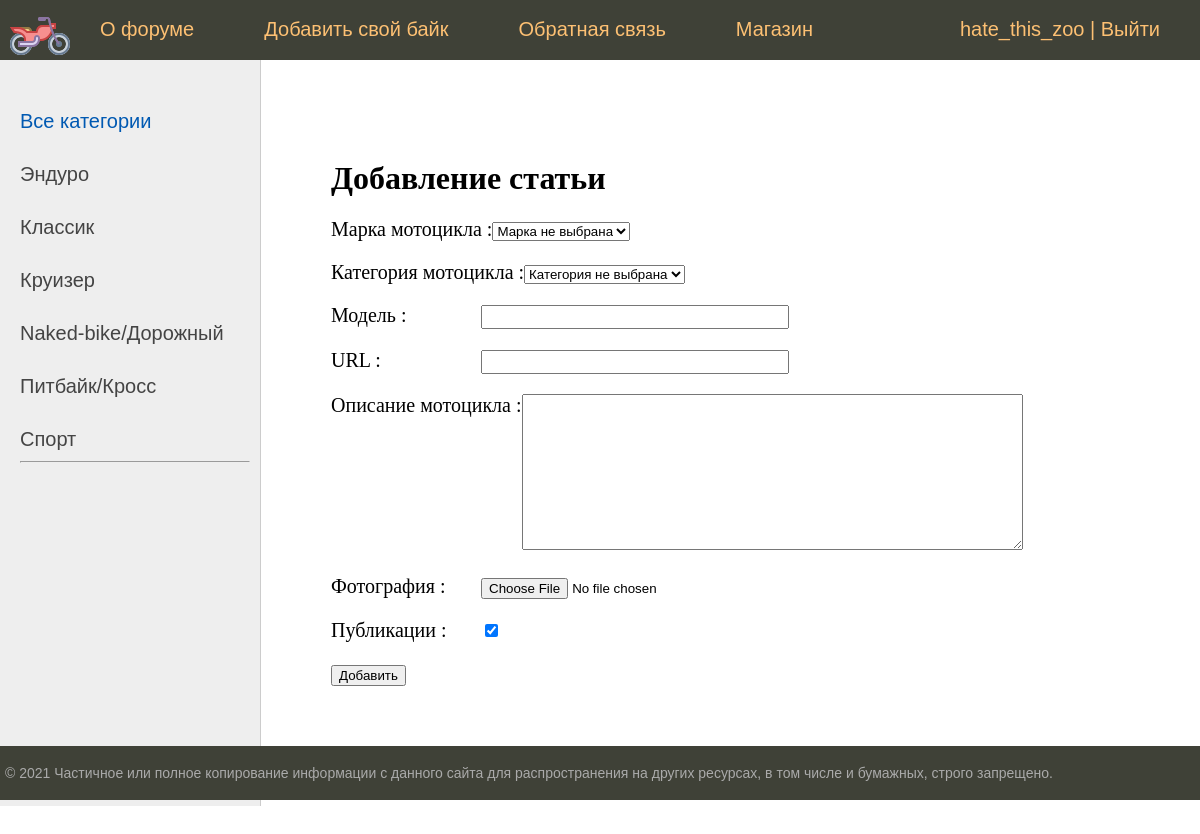
The page /addbike/ (signed in) on the database its author committed.
### moto_forum/models.py (models this page shows)
class Category(models.Model):
    name = models.CharField(max_length=255, verbose_name='Категория')
    slug = models.SlugField(max_length=255, unique=True, db_index=True, verbose_name='URl')
    def __str__(self):
        return self.name
    def get_absolute_url(self):
        return reverse('category', kwargs={'cat_slug': self.slug})
    class Meta:
        verbose_name = 'Категория мотоцикла'
        verbose_name_plural = 'Категории мотоциклов'
        ordering = ['id']

### moto_forum/views.py (the view)
# urls.py: path('addbike/', AddBike.as_view(), name='add_bike'),
class AddBike(LoginRequiredMixin, DataMixin, CreateView):
    form_class = AddPostForm
    template_name = 'moto_forum/addbike.html'
    success_url = reverse_lazy('home')
    login_url = reverse_lazy('home')
    def get_context_data(self, *, object_list=None, **kwargs):
        context = super().get_context_data(**kwargs)
        c_def = self.get_user_context(title='Добавление статьи')
        return dict(list(context.items()) + list(c_def.items()))

### moto_forum/forms.py (shortened to what this page needs)
class AddPostForm(forms.ModelForm):
    def __init__(self, *args, **kwargs):
        super().__init__(*args, **kwargs)
        self.fields['category'].empty_label = 'Категория не выбрана'
        self.fields['brand'].empty_label = 'Марка не выбрана'
    class Meta:
        model = Motorcycle
        fields = ['brand', 'category', 'model', 'slug', 'content', 'photo', 'is_published']  # '__all__'
        widgets = {
            'model': forms.TextInput(attrs={'class': 'form-input'}),
            'slug': forms.TextInput(attrs={'class': 'form-input'}),
            'content': forms.Textarea(attrs={'cols': 60, 'rows': 10}),
        }

### moto_forum/models.py (called while the page is built)
    def __str__(self):
        return self.name

### moto_forum/utils.py (called while the page is built)
    def get_user_context(self, **kwargs):
        context = kwargs
        cats = Category.objects.annotate(Count('motorcycle'))
        user_menu = menu.copy()
        if not self.request.user.is_authenticated:
            user_menu.pop(1)
        context['menu'] = user_menu
        context['cats'] = cats
        if 'cat_selected' not in context:
            context['cat_selected'] = 0
        return context

### moto_forum/templates/moto_forum/addbike.html (shortened to what this page needs)
{% extends 'moto_forum/base.html' %}
{% block content %}
<h1>{{ title }}</h1>
<form action="{% url 'add_bike' %}" method="post" enctype="multipart/form-data">
    {% for f in form %}
        <p><label class="form-label" for="{{ f.id_for_label }}">{{ f.label }} :</label>{{ f }}</p>
    {% endfor %}
    <button type="submit">Добавить</button>
{% endblock %}

### moto_forum/templates/moto_forum/base.html (shortened to what this page needs)
{% load static %}
{% load moto_forum_tags %}
<!DOCTYPE html>
<html>
<head>
	<link type="text/css" href="{% static 'moto_forum/css/styles.css' %}" rel="stylesheet" />
</head>
<body>
<table class="table-page" border=0 cellpadding="0" cellspacing="0">
<tr><td valign=top>
{% block mainmenu %}
		<div class="header">
			<ul id="mainmenu" class="mainmenu">
			<li class="logo"><a href="{% url 'home' %}"><div class="logo"></div></a></li>
			{% for m in menu %}
				<li><a href="{% url m.url_name %}">{{m.title}}</a></li>
			{% endfor %}
			{% if request.user.is_authenticated %}
				<li class="last">{{ user.username }} | <a href="{% url 'auth_app:logout' %}">Выйти</a></li>
			{% else %}
				<li class="last"><a href="{% url 'auth_app:register' %}">Регистрация</a> | <a href="{% url 'auth_app:login' %}">Войти</a></li>
			{% endif %}
			</ul>
		</div>
{% endblock mainmenu %}
<table class="table-content" border=0 cellpadding="0" cellspacing="0">
<tr>
	<td valign="top" class="left-chapters">
	<ul id="leftchapters">
{% if cat_selected == 0 %}
		<li class="selected">Все категории</li>
{% else %}
		<li><a href="{% url 'home' %}">Все категории</a></li>
{% endif %}
	{% for c in cats %}
	{% if c.motorcycle__count > 0 %}
		{% if c.pk == cat_selected %}
			<li class="selected">{{ c.name }}</li>
		{% else %}
			<li><a href="{{ c.get_absolute_url }}">{{ c.name }}</a> </li>
		{% endif %}
	{% endif %}
	{% endfor %}
		<hr>
	</ul>
</td>
<td valign="top" class="content">
	<div class="content-text">
{% block content %}
{% endblock %}
	</div>
</td></tr></table>
</td></tr>
<tr><td valign=top>
	<div id="footer">
		<p>&copy; 2021 Частичное или полное копирование информации с данного сайта для распространения на других ресурсах, в том числе и бумажных, строго запрещено.</p>
	</div>
</td></tr></table>
</body>
</html>

### moto_forum/static/moto_forum/css/styles.css (style rules this page uses)
html, body { font-family: 'Arial'; margin: 0; padding: 0; height: 100%; width: 100%; color: #444; }
a { color: #0059b2; text-decoration: none; }
.table-page { width: 100%; height: 100%; vertical-align: top; }
.table-page tr { height: 100%; }
.header { background: #3F4137; height: 60px; }
.logo { background: url('../images/motor.png') no-repeat 10px 5px; width: 70px; height: 60px; }
ul.mainmenu { list-style: none; margin: 0; padding: 0; height: 60px; color: #fdc073; font-size: 20px; overflow: hidden; }
ul.mainmenu li { float: left; margin: 18px 40px 0 30px; }
ul.mainmenu li.logo { margin: 0; }
ul.mainmenu li.last { float: right; }
ul.mainmenu li a { color: #fdc073; text-decoration: none; }
.table-content { width: 100%; min-height: 100%; height: 100%; }
.left-chapters { margin: 0; background: #eee; border-right: 1px solid #ccc; min-height: 100%; }
.left-chapters ul { width: 230px; min-height: 100%; margin: 0; padding: 20px 10px 10px 20px; list-style: none; font-size: 20px; }
.left-chapters ul li { margin: 30px 0 0 0; color: #999; }
.left-chapters ul li.selected { color: #0059b2; }
.left-chapters ul li a { color: #444; text-decoration: none; }
.content { padding: 40px 20px 20px 40px; width: 100%; box-sizing: border-box; }
.content-text { margin: 60px 0 0 30px; color: #000; font-size: 20px; font-family: Yandex Sans Display Light; }
.content-text h1 { font-size: 32px; }
#footer { box-sizing: border-box; background: #3F4137; padding: 5px; color: #aaa; font-size: 14px; font-family: Verdana, Geneva, Arial, Helvetica; text-align: left; overflow: hidden; }
.form-input { width: 300px; font-size: 16px; }
.form-label { display: inline-block; min-width: 150px; vertical-align: top; }

### rows shown on the page
Category: name "Эндуро"
Category: name "Классик"
Category: name "Круизер"
Category: name "Naked-bike/Дорожный"
Category: name "Питбайк/Кросс"
Category: name "Спорт"

### other values the page prints
{{ m.title }} "О форуме" "Добавить свой байк" "Обратная связь" "Магазин"
{{ user.username }} "hate_this_zoo"
{{ title }} "Добавление статьи"
{{ f.label }} "Марка мотоцикла" "Категория мотоцикла" "Модель" "URL" "Описание мотоцикла" "Фотография" "Публикации"
